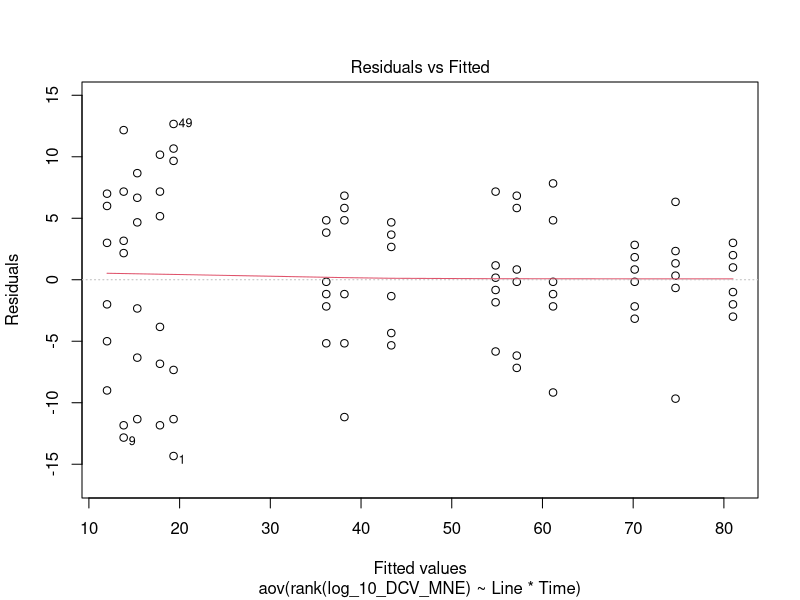
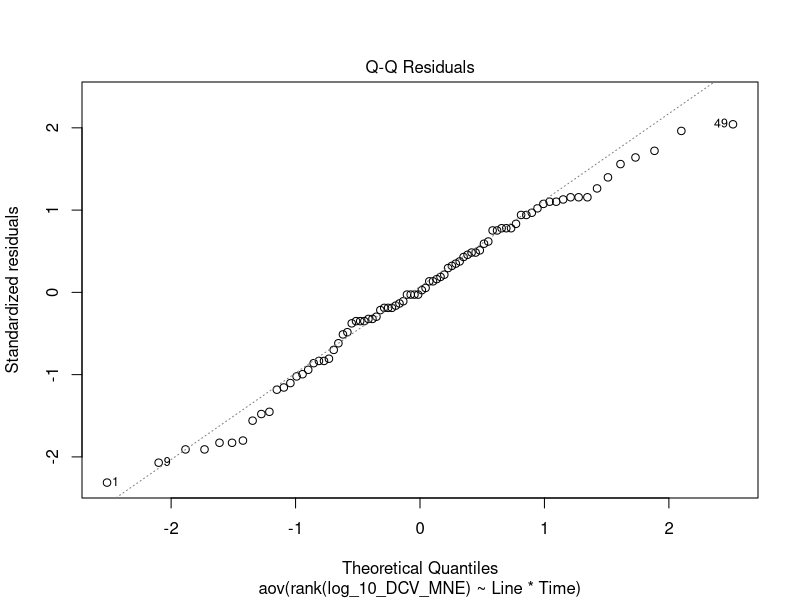
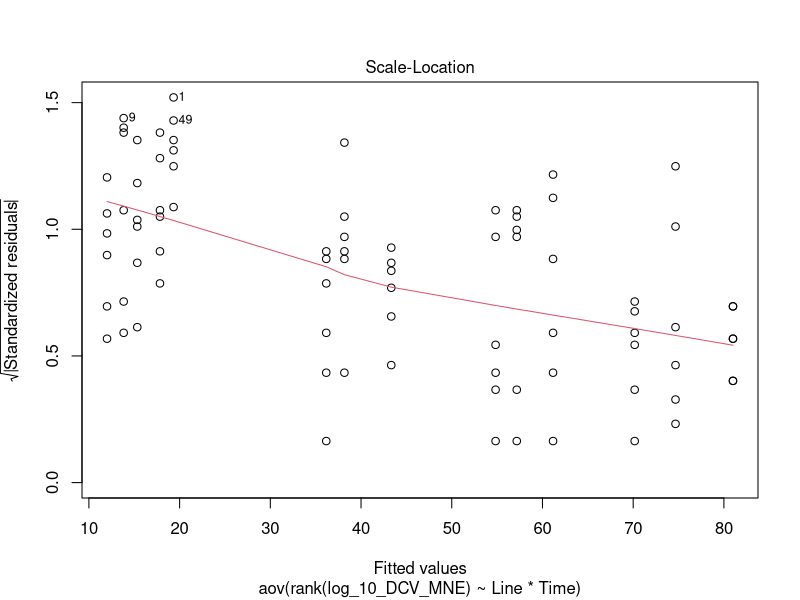
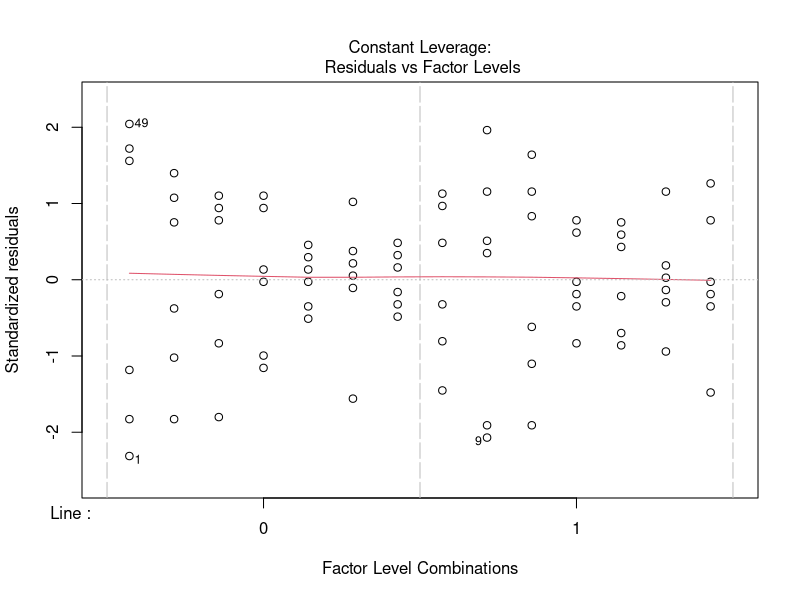
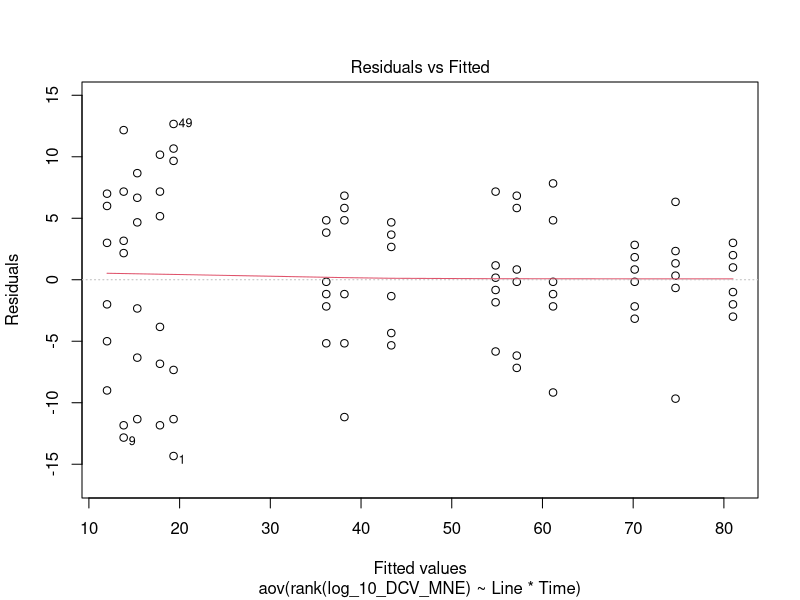
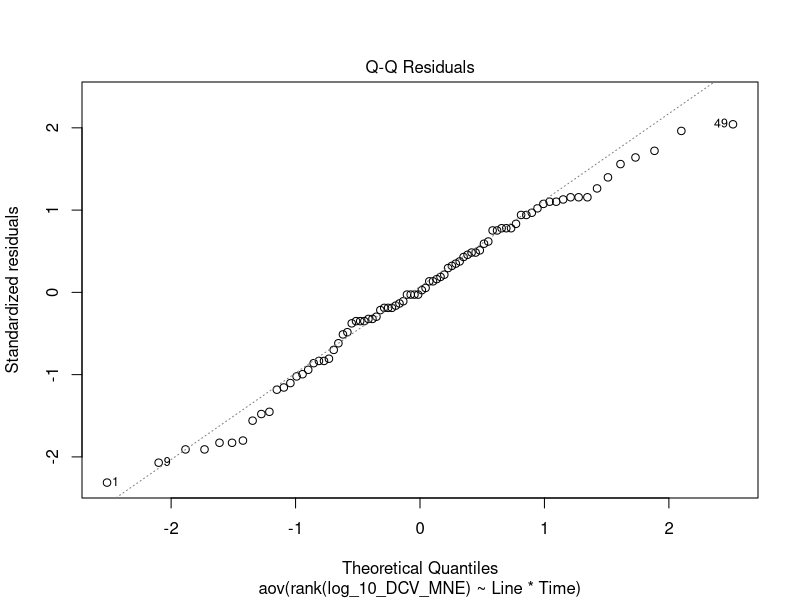
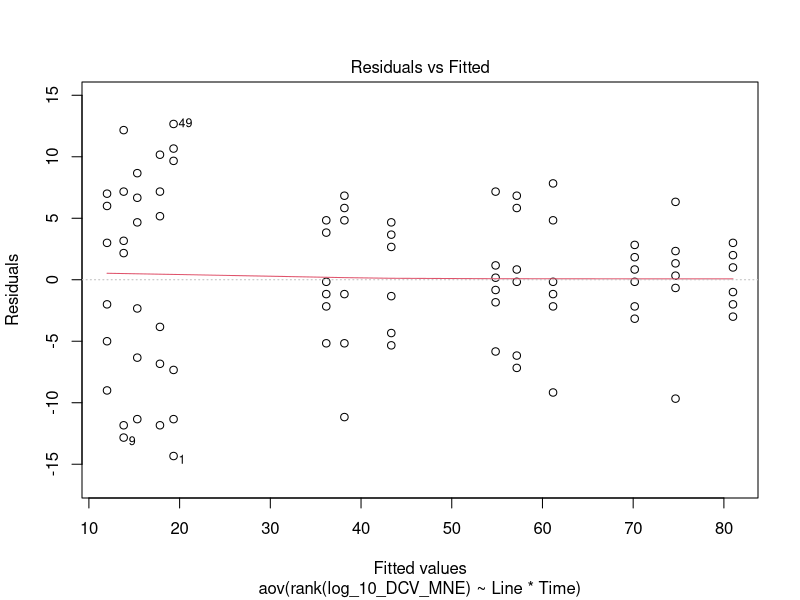
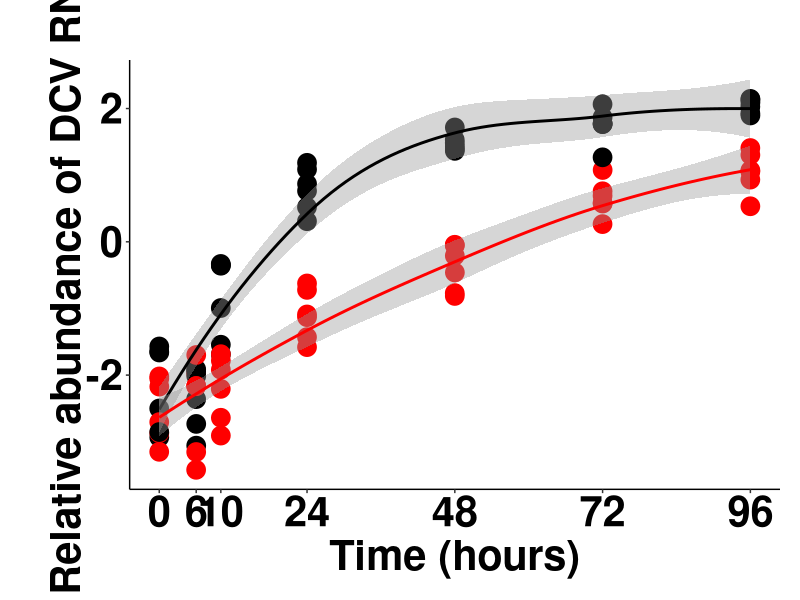

The R script that drew these images, in order: (Note: this script raises an error after producing the figures.)
## ---- chunk 1
library(tidyverse)
library(car)
library(emmeans)
library(rstatix)
## ---- chunk 2
# Importing raw Ct values
data_DCV_acc<- as.data.frame(read_csv("Accumulation_DCV_Figure_1_B_data.csv"))

# Importing sample ID information
data_ID <- as.data.frame(read_csv("Accumulation_DCV_Figure_1_B_data_sample_ID.csv"))
## ---- chunk 3
# Seting the data
Data <- data_DCV_acc

#Sets % SEM cutoff for samples (default 20%)
SEMCutoff = 20

# Do you wish to automatically censor data over the above SEM% threshold? 0 = no, 1 = yes (default yes)
UseCutoff = 1

# Change std Amp. efficiency if necessary
TarAmp = 1.79 # DCV primer efficiency derived previously in the lab 
RefAmp = 1.64 # rpl32 primer efficiency derived previously in the lab  

# Sorting the data for analysis

Normalised <-
  data.frame("Sample", "MNE", "SE of MNE", "SE of MNE as % (x<=20%)")
i = 0
val = 1:nrow(Data)
val <- val[seq(1, (length(val)), 2)]
w = unlist(c(Data[4]))
x = unlist(c(Data[3]))
y = unlist(c(Data[2]))
s = matrix(x, nrow = 1, ncol = nrow(Data))
v = matrix(w, nrow = 1, ncol = nrow(Data))
t = matrix(y, nrow = nrow(Data), ncol = 1)
list <-
  data.frame("Censored Samples", "MNE", "SE of MNE", "SE of MNE as % (x>25%)")

# For loop processes all the data and adds it to the dataframe
for (i in val) {
  # Calculates MNE of Duplicates
  MNE2 = (RefAmp ^ ((v[1, i] + v[1, i + 1]) / 2)) / (TarAmp ^ ((s[1, i] +
                                                                  s[1, i + 1]) / 2))
  
  # Calculates SE of MNE
  SEofCTTAR = sd(c(s[1, i], s[1, i + 1])) / sqrt(2)
  SEofCTREF = sd(c(v[1, i], v[1, i + 1])) / sqrt(2)
  
  SEofMNE = MNE2 * (((log(TarAmp) * SEofCTTAR) ^ 2) + ((log(RefAmp) * SEofCTREF) ^
                                                         2)) ^ .5
  
  # Calculates SE of MNE as %
  SEofMNEasP = (SEofMNE / MNE2) * 100
  
  # Adds each set of data to the data frame (you may wish to change the digits= option to be smaller if you wish)
  if (UseCutoff == 1) {
    if (SEofMNEasP > SEMCutoff) {
      cat(
        "Sample:",
        t[i, 1],
        "was censored due to exceeding SEM cutoff of",
        SEMCutoff,
        "with a value of",
        (round(SEofMNEasP, digits = 2)),
        "\n"
      )
      list[nrow(list) + 1,] = c(
        t[i, 1],
        round(MNE2, digits = 10),
        round(SEofMNE, digits = 5),
        round(SEofMNEasP, digits = 2)
      )
    }
    else {
      Normalised[nrow(Normalised) + 1,] = c(
        t[i, 1],
        round(MNE2, digits = 10),
        round(SEofMNE, digits = 5),
        round(SEofMNEasP, digits = 2)
      )
    }
  }
  else {
    Normalised[nrow(Normalised) + 1,] = c(
      t[i, 1],
      round(MNE2, digits = 10),
      round(SEofMNE, digits = 5),
      round(SEofMNEasP, digits = 2)
    )
  }
}

View(Normalised)

## ---- chunk 4
# Formats the analysed dataset
MNE <- Normalised %>%
  rename(
    Sample = X.Sample.,
    DCV_MNE = X.MNE.,
    DCV_SE_MNE = X.SE.of.MNE.,
    DCV_SE_Percent = X.SE.of.MNE.as....x..20...
  ) %>%
  slice(-1) %>% 
  select(Sample, everything())

# Visualize the data frame
View(MNE)
## ---- chunk 5
# Formats the censored data set
SEM_censored <- list %>%
  rename(
    Sample_file = X.Censored.Samples.,
    MNE = X.MNE.,
    SE_MNE = X.SE.of.MNE.,
    SE_Percent = X.SE.of.MNE.as....x.25...
  ) %>%
  mutate(Sample_file = as.character(Sample_file)) %>%
  slice(-1)

# Visualize the data set
SEM_censored # There should be no data censored
## ---- chunk 6
# Ensure consistent format for the sample number
MNE$Sample <- as.double(MNE$Sample)
data_ID$Sample <- as.double(data_ID$Sample)

# Joining the MNE dataframe with the sample ID dataframe 
data_MNE <- full_join(data_ID, MNE, by = join_by(Sample))
## ---- chunk 7
# Coding the factors correctly 
data_MNE$DCV_MNE <- as.numeric(data_MNE$DCV_MNE)

# Log-transforming data
data_MNE <- data_MNE %>% 
  mutate(log_10_DCV_MNE = log10(DCV_MNE)) 

# Sub-setting time points that have full replicates 
data_MNE_sub <- subset(data_MNE, Time != "240") %>% 
  subset( Time != "168") 

# Formatting the data for analysis 
data_anova <- data_MNE_sub %>% 
  select(log_10_DCV_MNE, Time, Line, Replicate, Sample) %>% 
  mutate(Line = as.factor(Line)) %>% 
  mutate(Time = as.factor(Time))
## ---- chunk 8

DCV_rank1 <- aov(rank(log_10_DCV_MNE) ~ 
                  Line * 
                  Time , 
                data = data_anova)

DCV_rank2 <- aov(rank(log_10_DCV_MNE) ~ 
                  Line + 
                  Time , 
                data = data_anova) #Best fit model

DCV_rank3 <- aov(rank(log_10_DCV_MNE) ~ 
                  Time , 
                data = data_anova) 

DCV_rank4 <- aov(rank(log_10_DCV_MNE) ~ 
                  Line , 
                data = data_anova)


# Finding the best fit model
AIC(DCV_rank1, DCV_rank2) 
AIC(DCV_rank2, DCV_rank3)
AIC(DCV_rank2, DCV_rank4)

# Summary of analysis 
summary(DCV_rank1) # Best fit 
## ---- chunk 9
# Visually Check 
plot(DCV_rank1)

# Extract residuals and fitted values
DCV_rank1_fitted <- fitted(DCV_rank1)
DCV_rank1_res <- residuals(DCV_rank1)

# 1. Homogeneity of variances
plot(DCV_rank1, 1)
leveneTest(log_10_DCV_MNE ~ 
             Line , 
           data = data_anova)

# 2. Normality
plot(DCV_rank1, 2)

# Run Shapiro-Wilk test on residuals
shapiro_test(residuals(DCV_rank1))

# 3. Outliers 
plot(DCV_rank1, 1)
outlierTest(DCV_rank1) # No outliers
## ---- chunk 10

# Computes estimated marginal means for factor combos
emmeans(DCV_rank1, pairwise ~ Time | Line)

# Tells at which time points MNE of DCV is different between flies
em_out_category <- emmeans(DCV_rank1,  ~ Line | Time) 

em_summary <- 
em_out_category %>% 
  pairs() %>% 
  test(joint = TRUE)

# Output
print(em_out_category) # Means at each timepoint
print(em_summary) # Summary of which times Wol has an impact
pairs(em_out_category) # More detailed analyss of time Wolbachia has an impact

## ---- chunk 11

# Converting Time back into appropriate
data_anova$Time <- as.character(data_anova$Time)
data_anova$Time <- as.double(data_anova$Time)

# Creating plot object
DCV_plot <-ggplot(data_anova) +
  geom_jitter(
    aes(Time, log_10_DCV_MNE, col = Line),
    size = 6,
    position = position_jitter(width = 0.01),
    show.legend = FALSE
  ) +
  geom_smooth(aes(Time, log_10_DCV_MNE, group = Line, col = Line), show.legend = FALSE, inherit.aes = FALSE, method = 'loess', span = 1) +
  scale_color_manual(values = c("black", "red")) +
  scale_fill_manual(values = c("black", "red")) +  # Specify the fill colors for Line = 0 and Line = 1
  theme_classic() +
  scale_x_continuous(breaks = unique(data_anova$Time), labels = unique(data_anova$Time)) + # set time axis to correspond to actual time points
  labs(x = "Time (hours)",
       y = expression(bold(
         "Relative abundance of DCV RNA"
       ))) +
  theme(
    plot.margin = unit(c(3, 1, 1, 2), "lines"),
    axis.title = element_text(
      size = 30,
      face = "bold",
      colour = "black"
    ),
    axis.title.y = element_text(
      size = 30,
      face = "bold",
      colour = "black",
      hjust = 0.5,
      vjust = 0.1
    ),
    axis.text = element_text(
      size = 30,
      face = "bold",
      colour = "black"
    ),
    plot.title = element_text(size = 30)
  ) +
  guides(fill = FALSE, colour = FALSE)

## ---- chunk 12
# Exporting stats output
sink("Accumulation_DCV_Figure_1_B_stats_output_anova.txt") # change file name
summary(DCV_rank1) # prints coxme output to txt file UP TO HERE
sink() # closes the connection **CRITICAL**

sink("Accumulation_DCV_Figure_1_B_stats_output_anova_call.txt") # change file name
print(DCV_rank1) # prints coxme output to txt file UP TO HERE
sink() # closes the connection **CRITICAL**

# Exporting interaction summary 
sink("Accumulation_DCV_Figure_1_B_stats_output_emmean_means.txt") # change file name
print(em_out_category) # Means at each timepoint
sink() # closes the connection **CRITICAL**

# Exporting Summary of the times at which Wol has an impact
sink("Accumulation_DCV_Figure_1_B_stats_output_emmean_summary.txt") # change file name
print(em_summary) # Summary of which times Wol has an impact
sink() # closes the connection **CRITICAL**

# Exporting Summary of the times at which Wol has an impact
sink("Accumulation_DCV_Figure_1_B_stats_output_emmean_summary_detailed.txt") # change file name
pairs(em_out_category) # More detailed analyss of time Wolbachia has an impact
sink() # closes the connection **CRITICAL**

# Exporting figure
today <- Sys.Date()
date <- format(today, format = "%y%m%d")
name <- paste(date, "Figure", "1", "B",  sep = "_")
pdf_name <- paste(name, "pdf", sep = ".")
ggsave(filename = pdf_name,
       plot = DCV_plot, 
       width = 15, 
       height = 7.5)

## ---- chunk 13

# Fitting the model 
DCV_aov1 <- aov(log_10_DCV_MNE ~ 
                  Line * 
                  Time , 
                data = data_anova)

DCV_aov2 <- aov(log_10_DCV_MNE ~ 
                  Line + 
                  Time , 
                data = data_anova) #Best fit model

DCV_aov3 <- aov(log_10_DCV_MNE ~ 
                  Time , 
                data = data_anova) 

DCV_aov4 <- aov(log_10_DCV_MNE ~ 
                  Line , 
                data = data_anova)


# Finding the best fit model
AIC(DCV_aov1, DCV_aov2) 
AIC(DCV_aov2, DCV_aov3)
AIC(DCV_aov2, DCV_aov4)


# Summary of analysis 
summary(DCV_aov1) # Best fit 

# Summary statistics
require("dplyr")
group_by(data_anova, Line, Time) %>%
  summarise(
    count = n(),
    mean = mean(log_10_DCV_MNE, na.rm = TRUE),
    sd = sd(log_10_DCV_MNE, na.rm = TRUE)
  )
## ---- chunk 14
# Multiple comparisons 
TukeyHSD(DCV_aov1,
         which = "Time")
## ---- chunk 15

# Visually Check 
plot(DCV_aov1)

# Extract residuals and fitted values
DCV_aov1_fitted <- fitted(DCV_aov1)
DCV_aov1_res <- residuals(DCV_aov1)

# 1. Homogeneity of variances
plot(DCV_aov1, 1)
leveneTest(log_10_DCV_MNE ~ 
                  Line , 
                data = data_anova)

# 2. Normality
plot(DCV_aov1, 2)

# Run Shapiro-Wilk test on residuals
shapiro_test(residuals(DCV_aov1))

# 3. Outliers 
plot(DCV_aov1, 1)
outlierTest(DCV_aov1) # No outliers
